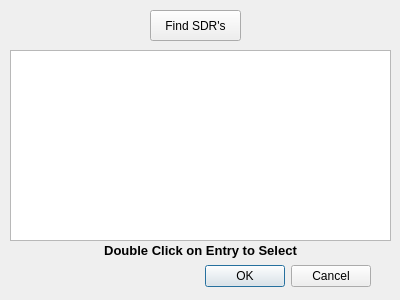
<?xml version="1.0" encoding="UTF-8"?>
<ui version="4.0">
 <class>CSdrDiscoverDlg</class>
 <widget class="QDialog" name="CSdrDiscoverDlg">
  <property name="geometry">
   <rect>
    <x>0</x>
    <y>0</y>
    <width>400</width>
    <height>300</height>
   </rect>
  </property>
  <property name="windowTitle">
   <string>SDR Discover</string>
  </property>
  <widget class="QDialogButtonBox" name="buttonBox">
   <property name="geometry">
    <rect>
     <x>30</x>
     <y>260</y>
     <width>341</width>
     <height>32</height>
    </rect>
   </property>
   <property name="orientation">
    <enum>Qt::Horizontal</enum>
   </property>
   <property name="standardButtons">
    <set>QDialogButtonBox::Cancel|QDialogButtonBox::Ok</set>
   </property>
  </widget>
  <widget class="QListWidget" name="listWidget">
   <property name="geometry">
    <rect>
     <x>10</x>
     <y>50</y>
     <width>381</width>
     <height>191</height>
    </rect>
   </property>
   <property name="font">
    <font>
     <family>MS Shell Dlg 2</family>
     <pointsize>8</pointsize>
    </font>
   </property>
   <property name="toolTip">
    <string>Double Click on Entry to Select</string>
   </property>
  </widget>
  <widget class="QPushButton" name="pushButtonFind">
   <property name="geometry">
    <rect>
     <x>150</x>
     <y>10</y>
     <width>91</width>
     <height>31</height>
    </rect>
   </property>
   <property name="toolTip">
    <string>Press to Find all SDR's on Network</string>
   </property>
   <property name="text">
    <string>Find SDR's</string>
   </property>
  </widget>
  <widget class="QLabel" name="label">
   <property name="geometry">
    <rect>
     <x>20</x>
     <y>240</y>
     <width>361</width>
     <height>20</height>
    </rect>
   </property>
   <property name="font">
    <font>
     <pointsize>10</pointsize>
     <weight>75</weight>
     <bold>true</bold>
     <underline>false</underline>
    </font>
   </property>
   <property name="text">
    <string>Double Click on Entry to Select</string>
   </property>
   <property name="alignment">
    <set>Qt::AlignCenter</set>
   </property>
  </widget>
 </widget>
 <resources/>
 <connections>
  <connection>
   <sender>buttonBox</sender>
   <signal>accepted()</signal>
   <receiver>CSdrDiscoverDlg</receiver>
   <slot>accept()</slot>
   <hints>
    <hint type="sourcelabel">
     <x>248</x>
     <y>254</y>
    </hint>
    <hint type="destinationlabel">
     <x>157</x>
     <y>274</y>
    </hint>
   </hints>
  </connection>
  <connection>
   <sender>buttonBox</sender>
   <signal>rejected()</signal>
   <receiver>CSdrDiscoverDlg</receiver>
   <slot>reject()</slot>
   <hints>
    <hint type="sourcelabel">
     <x>316</x>
     <y>260</y>
    </hint>
    <hint type="destinationlabel">
     <x>286</x>
     <y>274</y>
    </hint>
   </hints>
  </connection>
  <connection>
   <sender>pushButtonFind</sender>
   <signal>clicked()</signal>
   <receiver>CSdrDiscoverDlg</receiver>
   <slot>OnFind()</slot>
   <hints>
    <hint type="sourcelabel">
     <x>171</x>
     <y>21</y>
    </hint>
    <hint type="destinationlabel">
     <x>137</x>
     <y>22</y>
    </hint>
   </hints>
  </connection>
  <connection>
   <sender>listWidget</sender>
   <signal>itemDoubleClicked(QListWidgetItem*)</signal>
   <receiver>CSdrDiscoverDlg</receiver>
   <slot>OnItemDoubleClick(QListWidgetItem*)</slot>
   <hints>
    <hint type="sourcelabel">
     <x>281</x>
     <y>114</y>
    </hint>
    <hint type="destinationlabel">
     <x>282</x>
     <y>27</y>
    </hint>
   </hints>
  </connection>
 </connections>
 <slots>
  <slot>OnFind()</slot>
  <slot>OnItemDoubleClick(QListWidgetItem*)</slot>
 </slots>
</ui>
